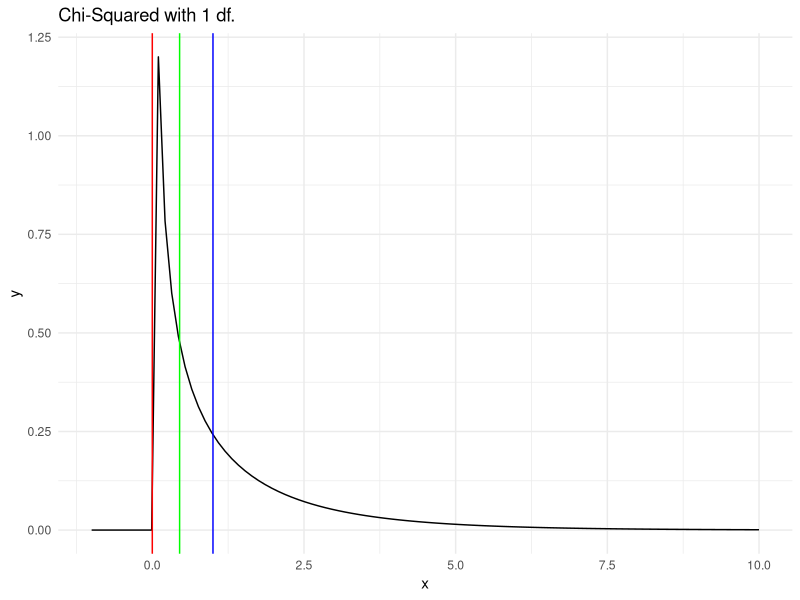
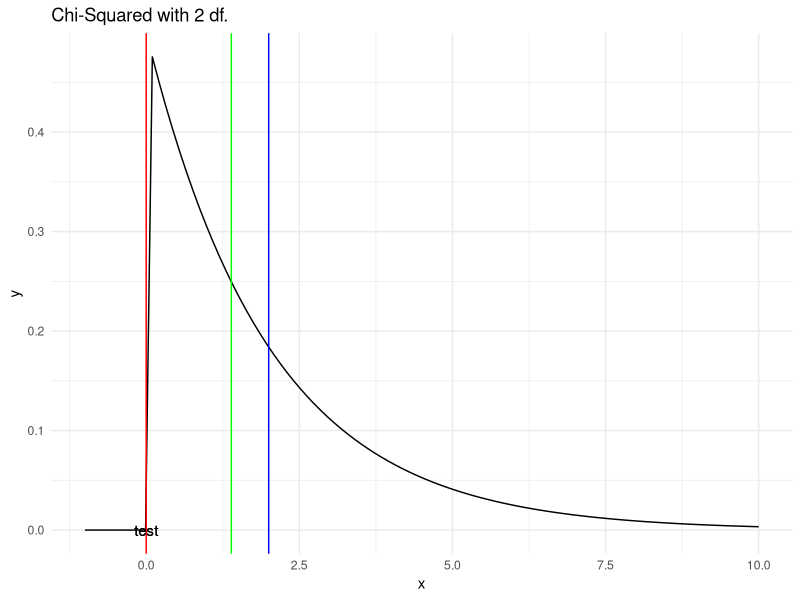
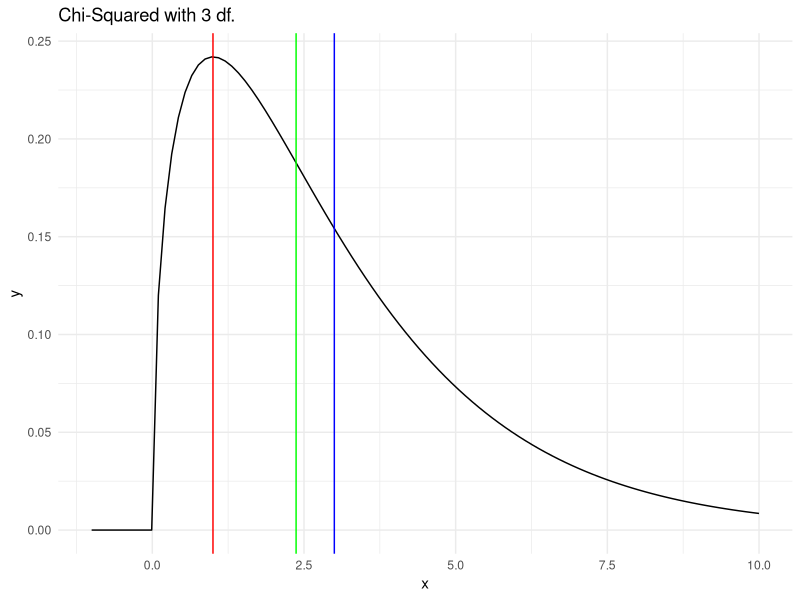
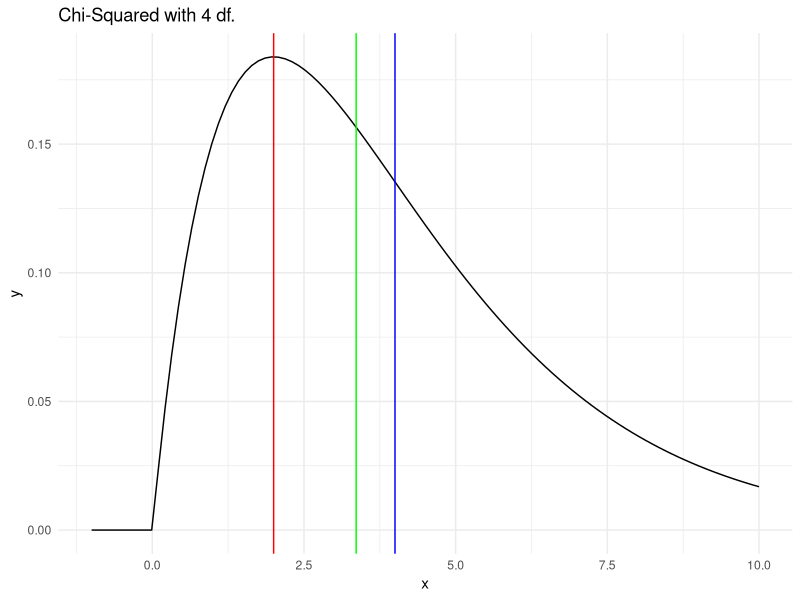
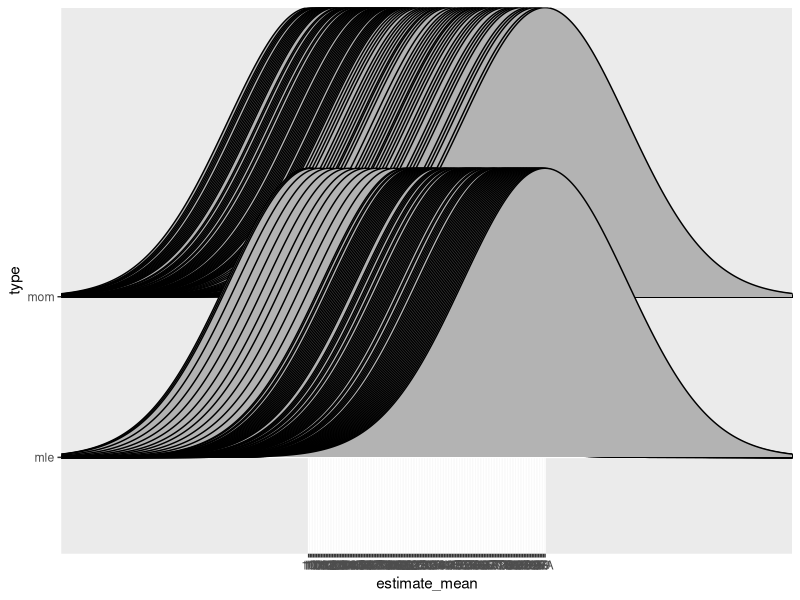
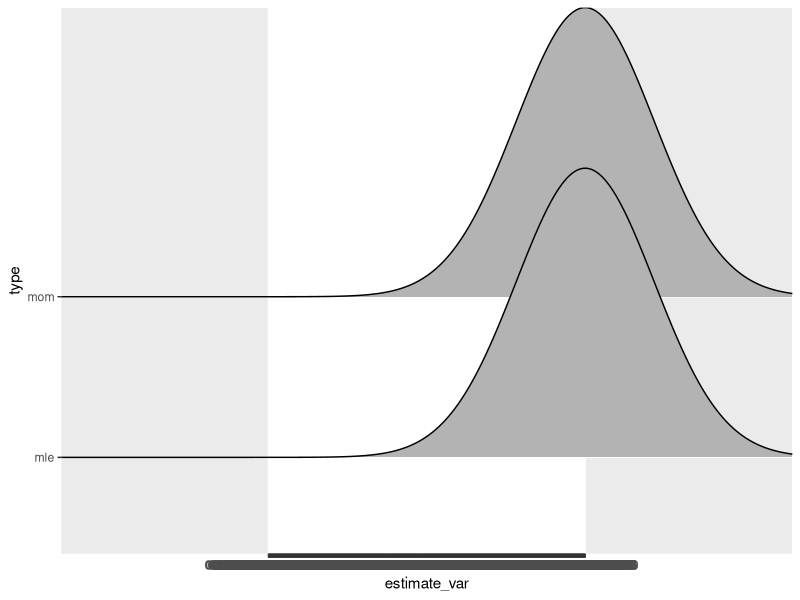

These figures' R source, in order:
## ---- chunk 1
knitr::opts_chunk$set(echo = FALSE, eval = FALSE, fig.align = "center", 
                      message = FALSE, warning = FALSE)
library(tidyverse)
library(knitr)
library(here)
## ---- chunk 2
qchisq(.5, df=1)
qchisq(.5, df=2)
qchisq(.5, df=3)
qchisq(.5, df=4)
## ---- chunk 3
eq = function(x){dchisq(x, df = 1)}
ggplot(data.frame(x=c(-1, 10)), aes(x=x)) + 
  stat_function(fun=eq) + 
  geom_vline(colour="red", xintercept=0) + 
  geom_vline(colour="blue",xintercept=1) + 
  geom_vline(colour="green", xintercept=0.45)+
  labs(title="Chi-Squared with 1 df.") +
  theme_minimal()
## ---- chunk 4
eq = function(x){dchisq(x, df = 2)}
ggplot(data.frame(x=c(-1, 10)), aes(x=x)) + 
  stat_function(fun=eq) + 
  geom_vline(colour="red",xintercept=0) + 
  geom_vline(colour="blue", xintercept=2) + 
  geom_vline(colour="green", xintercept=1.39) +
  geom_text(x=0, y=0, label="test") +
  labs(title="Chi-Squared with 2 df.") +
  theme_minimal()
## ---- chunk 5
eq = function(x){dchisq(x, df = 3)}
ggplot(data.frame(x=c(-1, 10)), aes(x=x)) + 
  stat_function(fun=eq) + 
  geom_vline(colour="red",xintercept=1) + 
  geom_vline(colour="blue", xintercept=3) + 
  geom_vline(colour="green",xintercept=2.37) +
  labs(title="Chi-Squared with 3 df.") +
  theme_minimal()
## ---- chunk 6
eq = function(x){dchisq(x, df = 4)}
ggplot(data.frame(x=c(-1, 10)), aes(x=x)) + 
  stat_function(fun=eq) + 
  geom_vline(color="red",xintercept=2) +
  geom_vline(color="blue",xintercept=4) +
  geom_vline(color="green",xintercept=3.36)+
  labs(title="Chi-Squared with 4 df.") +
  theme_minimal()
## ---- chunk 7
library(ggridges)
set.seed(42)

# Calculate and simulate means

mle_mean <- rep(NA, 5000)
mom_mean <- rep(NA, 5000)

for (i in 1:500) {
  x <- sample(1:100, 1, replace=T)
  mle_mean[i] <- max(x)
  mom_mean[i] <- 2*mean(x)
}

# Calculate Variance

mle_var <- rep(NA, 5000)
mom_var <- rep(NA, 5000)

x_count <- (1:5000)

for (i in 1:5000) {
  mle_var[i] <- ((as.numeric(mle_mean[i]))^2) * as.numeric(x_count[i]) / ((as.numeric(x_count[i]) + 1) * (as.numeric(x_count[i]) + 2))
  mom_var[i] <- (as.numeric(mom_mean[i])^2) / (as.numeric(x_count[i]) *3)
}

moms <- rep(NA, 5000)
mles <- rep(NA, 5000)

# Naming convention for grouping later

for (i in 1:5000) {
moms[i] <- "mom"
mles[i] <- "mle"
}

# Coerce into one dataframe for ggridges

mom_est <- data.frame(cbind(x_count, moms, mom_mean, mom_var))
mle_est <- data.frame(cbind(x_count, mles, mle_mean, mle_var))

mom_est <- mom_est %>% 
  rename(
    estimate_mean = mom_mean,
    estimate_var = mom_var,
    type = moms
    )

mle_est <- mle_est %>% 
  rename(
    estimate_mean = mle_mean,
    estimate_var = mle_var,
    type= mles
    )

total <- rbind(mle_est, mom_est)

ggplot(total, aes(x = estimate_mean, y = type)) + geom_density_ridges()

ggplot(total, aes(x = estimate_var, y = type)) + geom_density_ridges()


